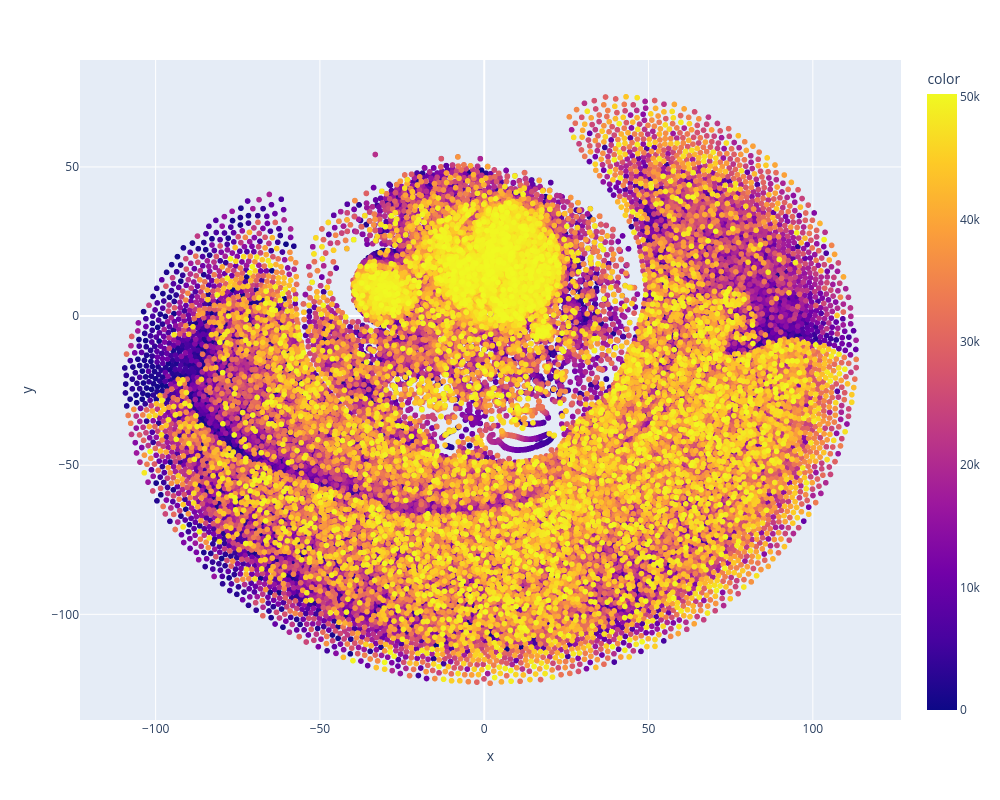

The code cell stored with this chart in its notebook:
### Code cell
import matplotlib.pyplot as plt
from sklearn.manifold import TSNE
from sklearn.preprocessing import StandardScaler

X_scaled = StandardScaler().fit_transform(emb.float())

tsne = TSNE(n_components=2, perplexity=5)
X_embedded = tsne.fit_transform(X_scaled)

import plotly.express as px
df = px.data.iris()
fig = px.scatter(x=X_embedded[:, 0], y=X_embedded[:, 1], opacity=1.0, color=np.arange(50256))
fig.update_layout(width=1000, height=800)
fig.show()

### Figure 1 — Plotly figure (JSON) as saved in the notebook; plotly's stock layout.template omitted (floating-point values rounded to 4 significant figures; data arrays with more than 128 entries replaced by an {"elided": "..."} marker saying what was removed)
{"data": [{"hovertemplate": "x=%{x}<br>y=%{y}<br>color=%{marker.color}<extra></extra>", "legendgroup": "", "marker": {"color": {"elided": "50256 int values"}, "coloraxis": "coloraxis", "opacity": 1, "symbol": "circle"}, "mode": "markers", "name": "", "showlegend": false, "type": "scattergl", "x": {"elided": "50256 float values"}, "xaxis": "x", "y": {"elided": "50256 float values"}, "yaxis": "y"}], "layout": {"coloraxis": {"colorbar": {"title": {"text": "color"}}, "colorscale": [[0, "#0d0887"], [0.1111, "#46039f"], [0.2222, "#7201a8"], [0.3333, "#9c179e"], [0.4444, "#bd3786"], [0.5556, "#d8576b"], [0.6667, "#ed7953"], [0.7778, "#fb9f3a"], [0.8889, "#fdca26"], [1, "#f0f921"]]}, "height": 800, "legend": {"tracegroupgap": 0}, "margin": {"t": 60}, "width": 1000, "xaxis": {"anchor": "y", "domain": [0, 1], "title": {"text": "x"}}, "yaxis": {"anchor": "x", "domain": [0, 1], "title": {"text": "y"}}}}
